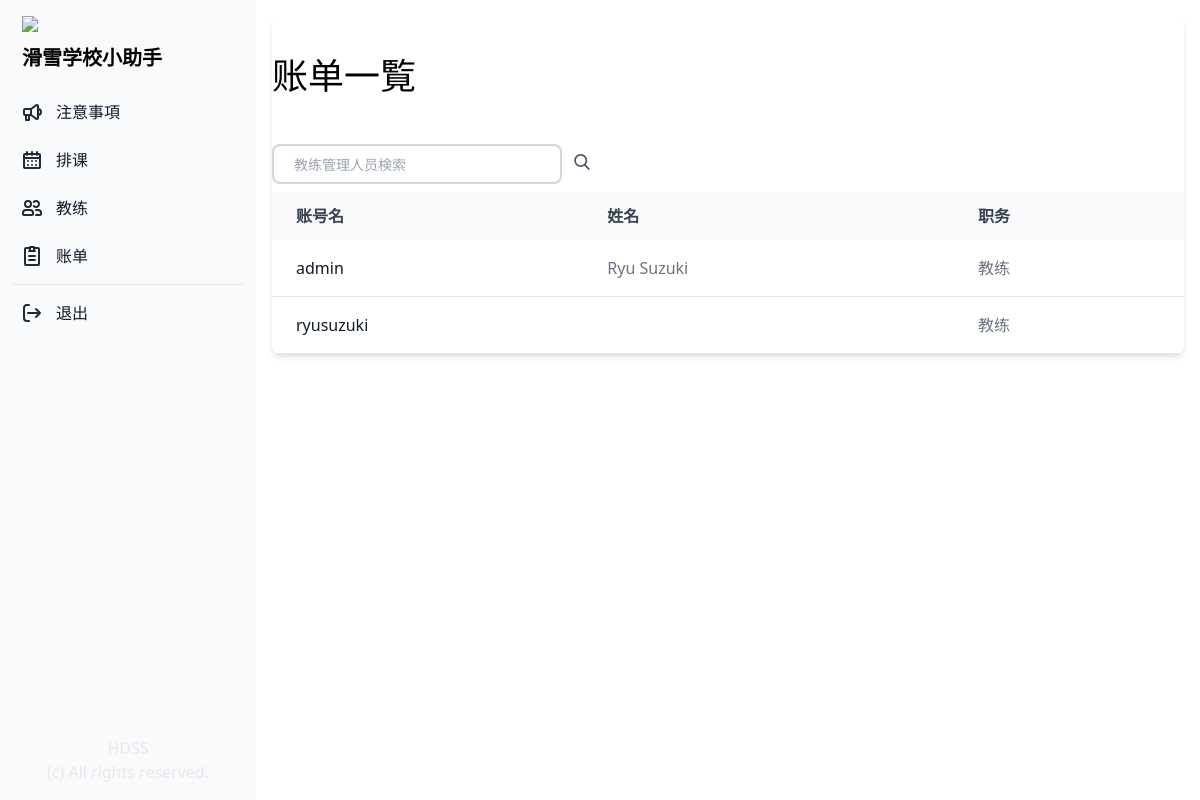
The app's page /commission/ (signed in), older data.
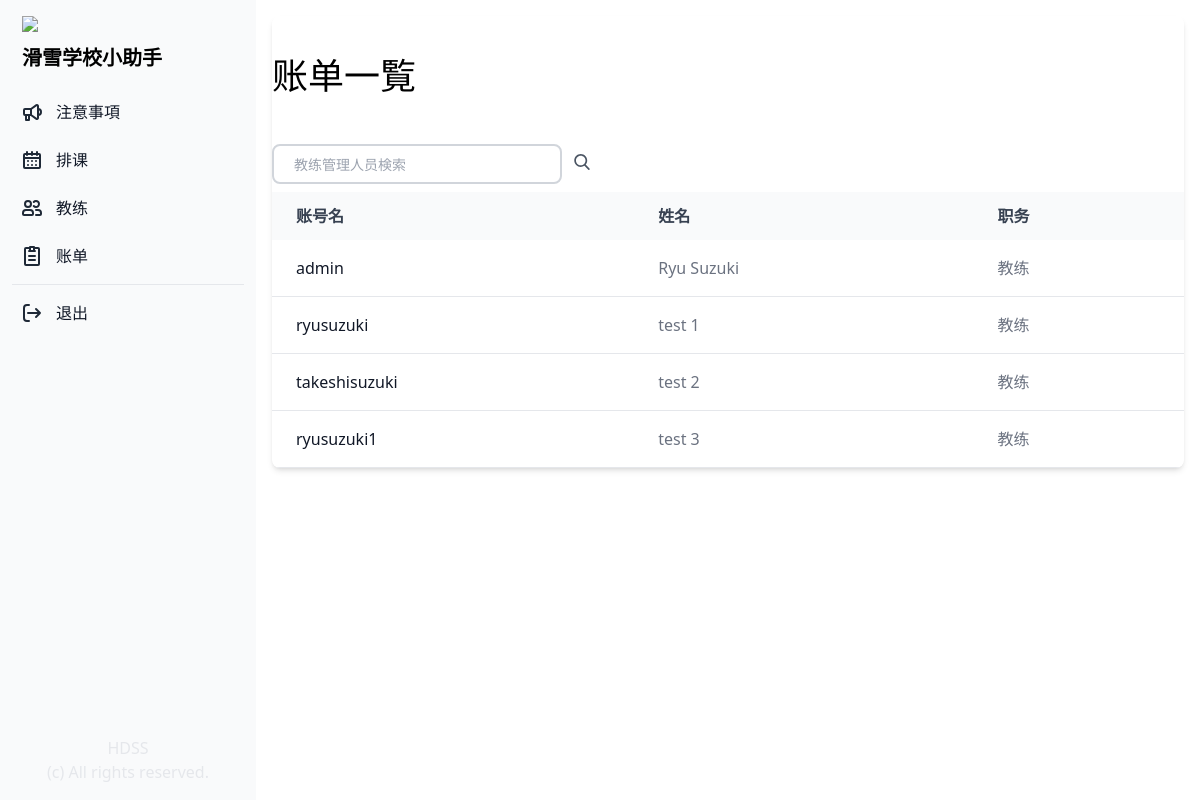
The same page, newer data.
### manager_app/models.py (models this page shows, shortened)
class Profile(models.Model):
    COLORS = (
        ('#808080', '灰色'),
        ('#ff6961', '赤色'),
        ('#ffb480', '橙色'),
        ('#f8f38d', '黄色'),
        ('#42d6a4', '緑色'),
        ('#08cad1', '水色'),
        ('#59adf6', '青色'),
        ('#9d94ff', '紫色'),
        ('#c780e8', '桃色'),
    )
    TYPE = (
        ('管理', '管理'),
        ('教练', '教练'),
        ('其他', '其他'),
    )
    SKI = (
        ('双板无极', '双板无极'),
        ('双板1级', '双板1级'),
        ('双板2级', '双板2级'),
        ('双板3级', '双板3级'),
        ('双板4级', '双板4级'),
    )
    SNOWBOARD = (
        ('单板无极', '单板无极'),
        ('单板1级', '单板1级'),
        ('单板2级', '单板2级'),
        ('单板3级', '单板3级'),
        ('单板4级', '单板4级'),
    )
    SKI_SYSTEM = (
        ('加拿大', '加拿大'),
        ('新西兰', '新西兰'),
        ('澳洲', '澳洲'),
        ('日本', '日本'),
        ('其他', '其他'),
        ('无', '无'),
    )
    SNOWBOARD_SYSTEM = (
        ('加拿大', '加拿大'),
        ('新西兰', '新西兰'),
        ('澳洲', '澳洲'),
        ('日本', '日本'),
        ('其他', '其他'),
        ('无', '无'),
    )
    YEAR_CHOICES = (
        ('1年', '1年'),
        ('2年', '2年'),
        ('3年', '3年'),
        ('4年', '4年'),
        ('5年以上', '5年以上'),
    )
    FARE_PECENTAGE = (
        ('20%', '20%'),
        ('21.5%', '21.5%'),
        ('23%', '23%'),
        ('24.5%', '24.5%'),
        ('26%', '26%'),
        ('30%', '30%'),
        ('31.5%', '31.5%'),
        ('33%', '33%'),
        ('34.5%', '34.5%'),
        ('36%', '36%'),
        ('40%', '40%'),
        ('41.5%', '41.5%'),
        ('43%', '43%'),
        ('44.5%', '44.5%'),
        ('46%', '46%'),
    )
    FULL_ATTENDANCE = (
        ('3%', '3%'),
        ('0%', '0%'),
    )
    CUSTOMERS_EVALUATION = (
        ('2%', '2%'),
        ('0%', '0%'),
    )
    COMPANY_EVALUATION = (
        ('5%', '5%'),
        ('0%', '0%'),
    )
    user = models.OneToOneField(User, on_delete=models.CASCADE)
    birthday = models.DateField("生年月日", blank=True, null=True)
    color = models.CharField("教练色", max_length=30, choices=COLORS)
    contract_type = models.CharField("职务", max_length=50, choices=TYPE, default='教练')
    fullname = models.CharField("姓名", max_length=20, blank=True)
    phone = models.CharField("電話", max_length=20, blank=True)
    email = models.CharField("邮箱", max_length=50, blank=True)
    wechat = models.CharField("微信", max_length=20, blank=True)
    whatsapp = models.CharField("Whatsapp", max_length=20, blank=True)
    line = models.CharField("LINE", max_length=20, blank=True)
    ski_system = models.CharField("双板体系", max_length=50, choices=SKI_SYSTEM, default='加拿大')
    snowboard_system = models.CharField("单板体系", max_length=50, choices=SNOWBOARD_SYSTEM, default='加拿大')
    ski = models.CharField("级别", max_length=50, choices=SKI, default='双板1级')
    snowboard = models.CharField("级别", max_length=50, choices=SNOWBOARD, default='单板1级')
    accommodation = models.CharField("宿舍", max_length=20, blank=True)
    years_choices = models.CharField("経験年数", choices=YEAR_CHOICES, default='1年')
    fare_percentage = models.CharField("提成比率", max_length=50, choices=FARE_PECENTAGE, default='20%')
    full_attendance = models.CharField("全勤提成", max_length=50, choices=FULL_ATTENDANCE, default='3%')
    customers_evaluation = models.CharField("客人評価", max_length=50, choices=CUSTOMERS_EVALUATION, default='2%')
    company_evaluation = models.CharField("公司評価", max_length=50, choices=COMPANY_EVALUATION, default='5%')
    note = models.CharField("備考", max_length=500, blank=True)
    is_active = models.BooleanField("現役中", default=True)
    date_created = models.DateTimeField("作成日", auto_now_add=True)
    updated_at = models.DateTimeField("更新日", auto_now=True)

### manager_app/views.py (the view)
# urls.py: path('commission/', views.commission, name="commission"),
@login_required(login_url='/login_user/')
def commission(request):
    if request.user.is_authenticated:
        if request.method == "POST":
            keyword = request.POST['keyword']
            profiles = Profile.objects.filter(fullname__contains=keyword).order_by('-date_created')
            return render(request, "commission.html", {"profiles": profiles, "keyword": keyword})
        else:
            profiles = Profile.objects.all()
            lessons = Lesson.objects.all()
            return render(request, "commission.html", { "profiles": profiles, "lessons": lessons })
    else:
        messages.success(request, "请先登录。")
        return redirect("login_user")

### manager_app/templates/commission.html (shortened to what this page needs)
{% extends "base.html" %}
{% block content %}
<div class="p-4 sm:ml-64">
    <div class="relative overflow-x-auto shadow-md sm:rounded-lg">
        <div class="px-auto">
            <h1 class="text-4xl py-10">账单一覧
            </h1>
            <form class="py-2 relative mx-auto text-gray-600" method="post">
                <input class="border-2 border-gray-300 bg-white h-10 px-5 pr-16 rounded-lg text-sm focus:outline-none"
                    type="search" name="keyword" placeholder="教练管理人员検索">
                <button type="submit" class="m-auto px-2">
                </button>
            </form>
        </div>
        <table class="w-full text-normal text-left rtl:text-right text-gray-500 dark:text-gray-400">
            <thead
                class="text-normal text-gray-700 uppercase bg-gray-50 whitespace-nowrap dark:bg-gray-700 dark:text-gray-400">
                <tr>
                    <th scope="col" class="px-6 py-3">
                        账号名
                    </th>
                    <th scope="col" class="px-6 py-3">
                        姓名
                    </th>
                    <th scope="col" class="px-6 py-3">
                        职务
                    </th>
                </tr>
            </thead>
            <tbody>
                {% for profile in profiles %}
                {% if profile.is_active == True %}
                <tr class="border-b">
                    <th scope="row" class="pl-6 pr-3 py-4 font-medium whitespace-nowrap text-gray-900">
                        {{ profile.user }}
                    </th>
                    <td class="px-6 py-4 whitespace-nowrap">
                        {{ profile.fullname }}
                    </td>
                    <td class="px-6 py-4 whitespace-nowrap">
                        {{ profile.contract_type }}
                    </td>
                </tr>
                {% endif %}
                {% endfor %}
            </tbody>
        </table>
    </div>
</div>
{% endblock %}

Row changes from the older to the newer data that the page shows:
changed Profile "ryusuzuki": fullname (not shown) → "test 1"
added Profile: user "takeshisuzuki", fullname "test 2", contract_type "教练"
added Profile: user "ryusuzuki1", fullname "test 3", contract_type "教练"
